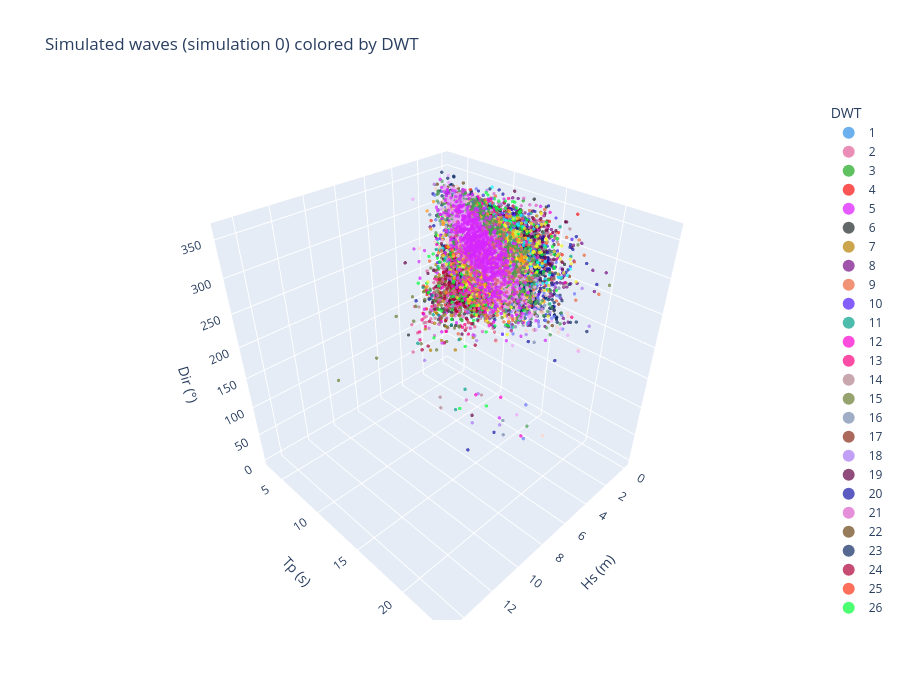

The code cell stored with this chart in its notebook:
### Code cell
# 3D scatter of one simulation: Hs, Tp and Dir, colored by DWT
import plotly.express as px

num_sim = 0  # simulation to plot

# Axis limits of the plot (None = automatic). Points outside the limits are not shown
hs_lims = None  # e.g. (0, 8)
tp_lims = None   # e.g. (5, 20)
dir_lims = None  # e.g. (180, 360)

sim = simulated_waves.isel(n_sim=num_sim).to_dataframe().reset_index()
sim["DWT"] = sim["DWT"].astype(str)
n_clusters = dwts_to_fit.sizes["n_clusters"]

for var, lims in [("bulk_Hs", hs_lims), ("bulk_Tp", tp_lims), ("bulk_Dir", dir_lims)]:
    if lims is not None:
        sim = sim[sim[var].between(*lims)]

fig = px.scatter_3d(
    sim,
    x="bulk_Hs",
    y="bulk_Tp",
    z="bulk_Dir",
    color="DWT",
    category_orders={"DWT": [str(c) for c in range(1, n_clusters + 1)]},
    color_discrete_sequence=px.colors.qualitative.Dark24 + px.colors.qualitative.Light24,
    hover_data=["time"],
    labels={"bulk_Hs": "Hs (m)", "bulk_Tp": "Tp (s)", "bulk_Dir": "Dir (°)"},
    title=f"Simulated waves (simulation {num_sim}) colored by DWT",
)
fig.update_traces(marker=dict(size=2, opacity=0.7))
fig.update_layout(
    height=700,
    legend=dict(itemsizing="constant"),
    scene=dict(
        xaxis=dict(range=hs_lims),
        yaxis=dict(range=tp_lims),
        zaxis=dict(range=dir_lims),
    ),
)
fig.show()
